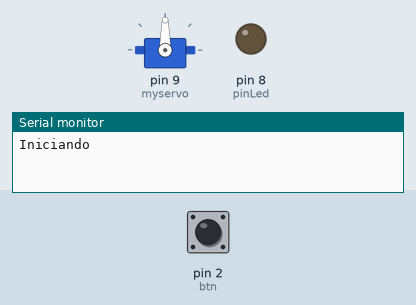
Simulated run of this sketch. Board: Arduino Uno, built with avr-gcc and run on an emulated ATmega328P. On the bench: servo, output pins drawn as LEDs (lit = HIGH), the last lines printed to the serial monitor. The inputs (shaded band) are chosen by the test bench; at power-on: pin 2 (btn) LOW.

Above: at 1.2 s.
1.3 s: pin 2 (btn) pulled HIGH for 0.15 s
At 2.1 s:
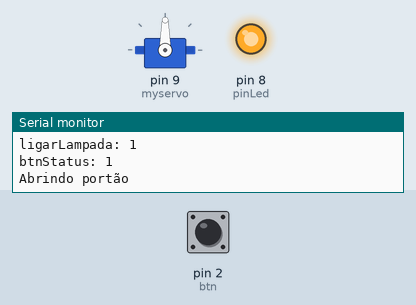
At 2.46 s:
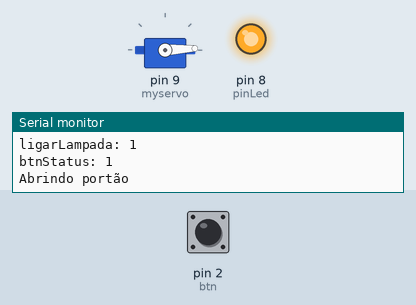
10.3 s: pin 2 (btn) pulled HIGH for 3.2 s
At 12.1 s:
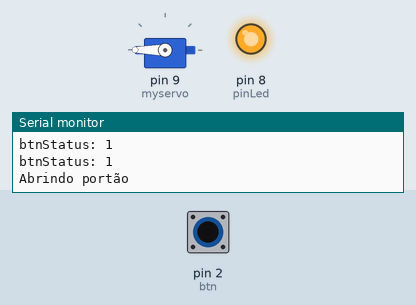
Timing chart, 0 to 21.0 s (numbered marks = the images above; inputs shaded):
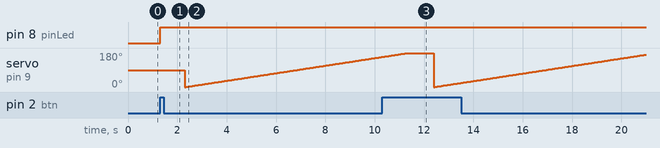

Measured:
- after the input at 1.3 s, pin 8 (pinLed): LOW → HIGH at once

The sketch:

Aula9_Motor_Servo_Projeto_Portao.ino.ino.ino
```cpp
#include <Servo.h>

Servo myservo;  // create servo object to control a servo
// twelve servo objects can be created on most boards

int pos = 0;    // variable to store the servo position
int pos2;
const int pinLed = 8;
const int btn = 2;
int pressionadoAnterior;
int ligado;
int btnState;


void setup() {
  Serial.begin(9600);
  while (!Serial) {}
  myservo.attach(9);  // attaches the servo on pin 9 to the servo object
  Serial.println("Iniciando");
  pinMode(pinLed, OUTPUT);
  pinMode(btn, INPUT);
}

void loop() {
  btnState = digitalRead(btn);
  if(btnState == 1){
    Led();
    //ligarLampada(btnState);
    abrir();
  }
}


void Led() {
  //int btnState = digitalRead(btn);
  Serial.print("btnStatus: ");
  Serial.println(btnState);
  if (btnState && (pressionadoAnterior == LOW)) {
    ligado = 1 - ligado;
    ligarLampada(ligado);
  }
  Serial.print("btnStatus: ");
  Serial.println(btnState);
  pressionadoAnterior = btnState;
}

void ligarLampada(int sim) {
  digitalWrite(pinLed, sim);
  Serial.print("ligarLampada: ");
  Serial.println(sim);
  // reportar o estado do led via MQTT
}

void abrirPortao(int sim) {
  Serial.println("Abrindo portão e sim = 1");
  abrir();

}
// abre o portao via servo
//abrir();
// enviar mensagem mqtt


void abrir() {
  Serial.println("Abrindo portão");
  delay(1000);
    for (pos = 0; pos <= 180; pos++) { // goes from 0 degrees to 180 degrees
      // in steps of 1 degree
      myservo.write(pos);              // tell servo to go to position in variable 'pos'
      //Serial.println(pos);
      delay(50);                       // waits 15ms for the servo to reach the position
    }
    Serial.println("Portão aberto");
    Led();
}

void fechar() {
  Serial.println("Fechando...");
  Serial.println(pos);
  for (pos2 = pos; pos2 >= 0; pos2--) {
    myservo.write(pos2);              // tell servo to go to position in variable 'pos'
    delay(50);
  }
  Serial.println(pos2);
}
```
